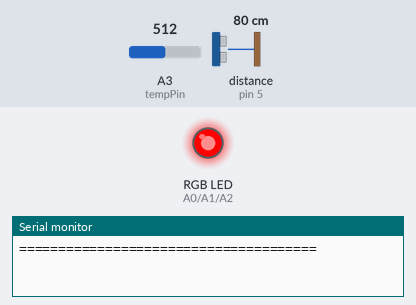
This sketch was run on a simulated Arduino Uno, built with avr-gcc and run on an emulated ATmega328P. On the bench: an RGB LED mixed from three pins (HIGH = lit), the last lines printed to the serial monitor. The inputs (shaded band) are chosen by the test bench; at power-on: A3 (tempPin) = 512, distance to the obstacle (sensor on pin 5) 80 cm. The echo pulse lasts 58.3 µs per cm.

Above: at 0.1 s.
At 2.1 s:
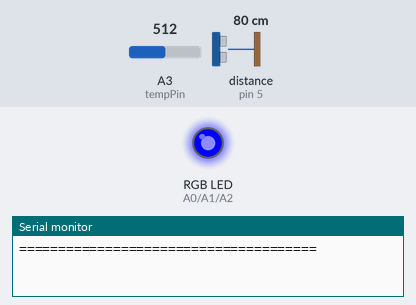
At 3.1 s:
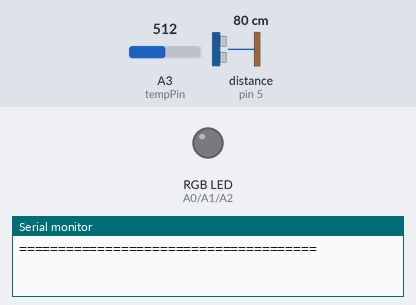
At 3.6 s:
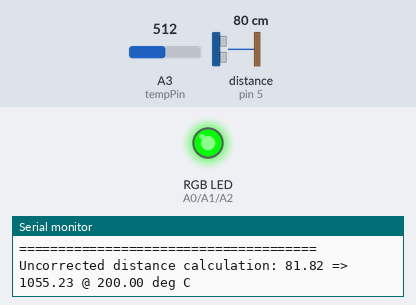
Timing chart, 0 to 5.1 s (numbered marks = the images above):
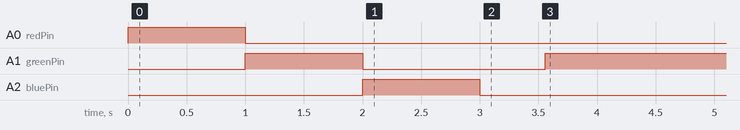

The sketch:

2b-ultrasound-temp-calibration.ino
```cpp
// (licence header left out)
#include <NewPing.h>

// Temperature
const int tempPin = A3;

// NewPing with sinlge pin operation for HC-SR04
const int trigPin = 5;           //connects to the trigger pin on the distance sensor
const int echoPin = 5;           //connects to the echo pin on the distance sensor
const int maxDistance = 500; // cm

NewPing sonar(trigPin,echoPin,maxDistance);

const int redPin = A0;             //pin to control the red LED inside the RGB LED
const int greenPin = A1;           //pin to control the green LED inside the RGB LED
const int bluePin = A2;            //pin to control the blue LED inside the RGB LED

float distance = 0;               //stores the distance measured by the distance sensor

void setup()
{
  Serial.begin (9600);        //set up a serial connection with the computer
  Serial.println("======================================");

  //pinMode(trigPin, OUTPUT);   //the trigger pin will output pulses of electricity
  //pinMode(echoPin, INPUT);    //the echo pin will measure the duration of pulses coming back from the distance sensor

  //set the RGB LED pins to output
  pinMode(redPin, OUTPUT);
  pinMode(greenPin, OUTPUT);
  pinMode(bluePin, OUTPUT);

  // cycle RGB LED to test
  analogWrite(redPin, 255);
  analogWrite(greenPin, 0);
  analogWrite(bluePin, 0);
  delay(1000);
  analogWrite(redPin, 0);
  analogWrite(greenPin, 255);
  analogWrite(bluePin, 0);
  delay(1000);
  analogWrite(redPin, 0);
  analogWrite(greenPin, 0);
  analogWrite(bluePin, 255);
  delay(1000);
  analogWrite(redPin, 0);
  analogWrite(greenPin, 0);
  analogWrite(bluePin, 0);

  // Set up temp pin
  pinMode(tempPin, INPUT);
}

void loop() {
  distance = getDistance();   //variable to store the distance measured by the sensor

  //Serial.print(distance);     //print the distance that was measured
  //Serial.println(" cm");      //print units after the distance

  if (distance <= 10) {                       //if the object is close

    //make the RGB LED red
    analogWrite(redPin, 255);
    analogWrite(greenPin, 0);
    analogWrite(bluePin, 0);

  } else if (10 < distance && distance < 20) { //if the object is a medium distance

    //make the RGB LED yellow
    analogWrite(redPin, 255);
    analogWrite(greenPin, 255);
    analogWrite(bluePin, 0);

  } else {                                    //if the object is far away

    //make the RGB LED green
    analogWrite(redPin, 0);
    analogWrite(greenPin, 255);
    analogWrite(bluePin, 0);
  }

  delay(50);      //delay 50ms between each reading
}

//------------------FUNCTIONS-------------------------------

float getVoltage(int pin) {
  return (analogRead(pin) * .004882814);
  //Converting from 0 to 1024 to 0 to 5v
}

float millisecondsToCentimeters(float milliseconds, float temp) {
  return (milliseconds * (331.3 + 0.606 * temp)) / 2000.0f; // half the flight time, divided by 1000 for milliseconds
  //Multiplying the speed of sound through a certain temperature of air by the
  //length of time it takes to reach the object and back, divided by two
}

float getDistance() {
  unsigned int echoTime;                   //variable to store the time it takes for a ping to bounce off an object
  float calculatedDistance;         //variable to store the distance calculated from the echo time

  float temperature = (getVoltage(tempPin) - 0.5) * 100;
  echoTime = sonar.ping_median(20); // uS
  //Serial.print("Echo time: ");
  //Serial.println(echoTime);

  float oldCalculatedDistance = (1.0d * echoTime) / (1.0d * US_ROUNDTRIP_CM);
  calculatedDistance = millisecondsToCentimeters(echoTime, temperature);
  Serial.print("Uncorrected distance calculation: ");
  Serial.print(oldCalculatedDistance);
  Serial.print(" => ");
  Serial.print(calculatedDistance);
  Serial.print(" @ ");
  Serial.print(temperature);
  Serial.println(" deg C");
  return calculatedDistance;
}
```

Measured:
- by itself, A1 (greenPin): HIGH → LOW at 2.0 s, → HIGH 1.6 s later
